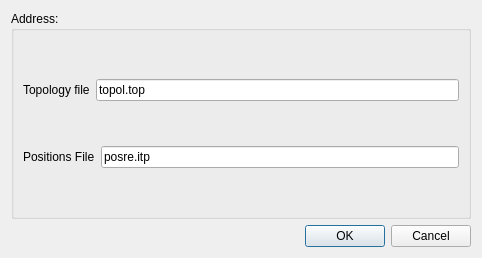
<?xml version="1.0" encoding="UTF-8"?>
<ui version="4.0">
 <class>GromacsConfigDialog</class>
 <widget class="QDialog" name="GromacsConfigDialog">
  <property name="geometry">
   <rect>
    <x>0</x>
    <y>0</y>
    <width>482</width>
    <height>258</height>
   </rect>
  </property>
  <property name="windowTitle">
   <string>Gromacs Server</string>
  </property>
  <layout class="QVBoxLayout" name="verticalLayout">
   <item>
    <widget class="QGroupBox" name="groupBox">
     <property name="title">
      <string>Address:</string>
     </property>
     <layout class="QHBoxLayout" name="horizontalLayout">
      <item>
       <layout class="QVBoxLayout" name="verticalLayout_2">
        <item>
         <layout class="QHBoxLayout" name="horizontalLayout_2">
          <item>
           <layout class="QHBoxLayout" name="horizontalLayout_3">
            <item>
             <widget class="QLabel" name="label">
              <property name="text">
               <string>Topology file</string>
              </property>
             </widget>
            </item>
            <item>
             <widget class="QLineEdit" name="topology">
              <property name="font">
               <font>
                <family>.AppleSystemUIFont</family>
                <kerning>true</kerning>
               </font>
              </property>
              <property name="text">
               <string>topol.top</string>
              </property>
             </widget>
            </item>
           </layout>
          </item>
         </layout>
        </item>
        <item>
         <layout class="QHBoxLayout" name="horizontalLayout_4">
          <item>
           <widget class="QLabel" name="label_2">
            <property name="text">
             <string>Positions File</string>
            </property>
           </widget>
          </item>
          <item>
           <widget class="QLineEdit" name="Positions">
            <property name="text">
             <string>posre.itp</string>
            </property>
           </widget>
          </item>
         </layout>
        </item>
       </layout>
      </item>
     </layout>
    </widget>
   </item>
   <item>
    <widget class="QDialogButtonBox" name="buttonBox">
     <property name="orientation">
      <enum>Qt::Horizontal</enum>
     </property>
     <property name="standardButtons">
      <set>QDialogButtonBox::Cancel|QDialogButtonBox::Ok</set>
     </property>
    </widget>
   </item>
  </layout>
 </widget>
 <resources/>
 <connections>
  <connection>
   <sender>buttonBox</sender>
   <signal>accepted()</signal>
   <receiver>GromacsConfigDialog</receiver>
   <slot>accept()</slot>
   <hints>
    <hint type="sourcelabel">
     <x>248</x>
     <y>254</y>
    </hint>
    <hint type="destinationlabel">
     <x>157</x>
     <y>274</y>
    </hint>
   </hints>
  </connection>
  <connection>
   <sender>buttonBox</sender>
   <signal>rejected()</signal>
   <receiver>GromacsConfigDialog</receiver>
   <slot>reject()</slot>
   <hints>
    <hint type="sourcelabel">
     <x>316</x>
     <y>260</y>
    </hint>
    <hint type="destinationlabel">
     <x>286</x>
     <y>274</y>
    </hint>
   </hints>
  </connection>
 </connections>
</ui>
